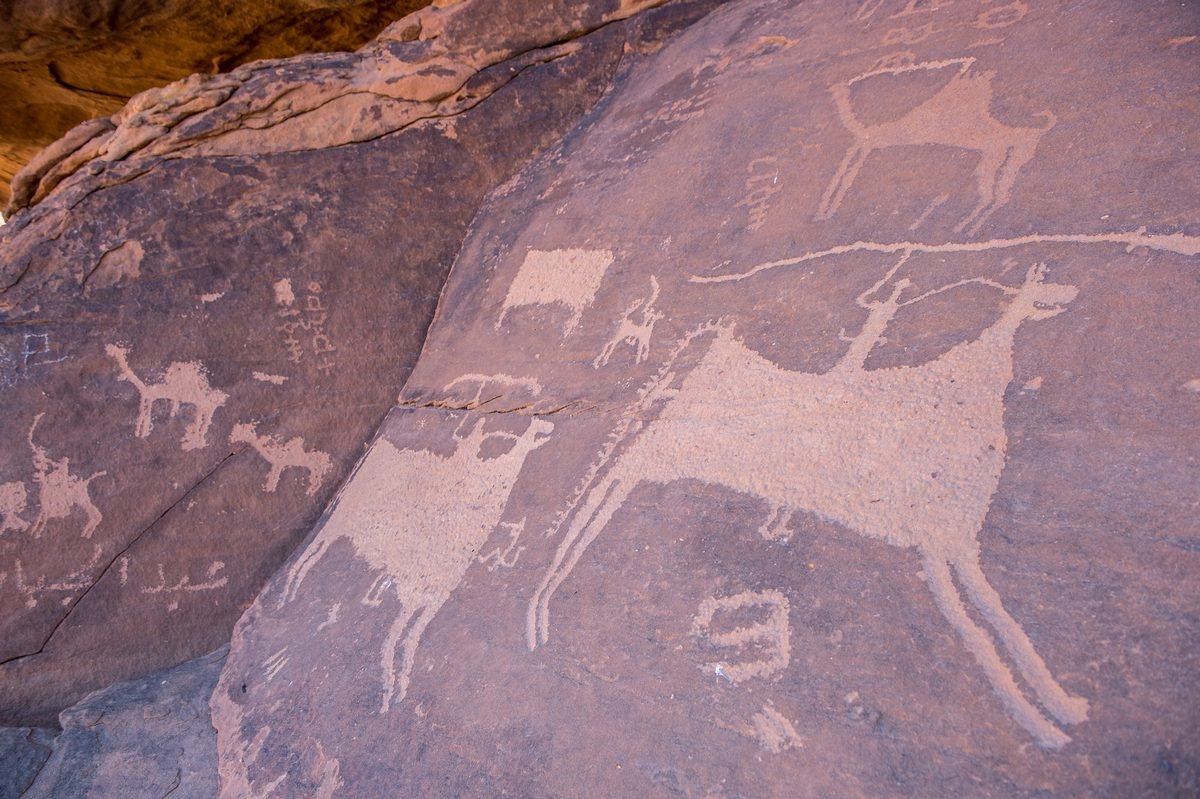
#> input picture photos/jubbah-02.jpg, 1200 x 799 px, found by its file name
$ python thumbs.py
#> lines starting #> are read from the running program, lines starting #| are printed output that depends on the picture
# -*- coding: utf-8 -*-
"""قصّتان من الصورة نفسها: ما تراه الكاميرا، وما في الفهرس.

   عمدًا من مصدرٍ واحد بقصّين مختلفين — فذلك هو ما يفعله النظام: يطابق
   لوحةً واحدة عبر لقطتين غير متطابقتين.

   يشغّل:  python tools/deck/art/thumbs.py
"""
from PIL import Image, ImageEnhance
import os, sys
sys.stdout.reconfigure(encoding='utf-8')

HERE = os.path.dirname(os.path.abspath(__file__))
REPO = os.path.abspath(os.path.join(HERE, os.pardir, os.pardir, os.pardir))
OUT = os.path.join(HERE, os.pardir, 'assets')
SRC = os.path.join(REPO, 'public', 'photos', 'jubbah-02.jpg')
im = Image.open(SRC).convert('RGB')
#> im is the input picture: PIL image 1200x799 RGB; mean R, G, B 150.5, 117.8, 127
W, H = im.size
#> W = 1200; H = 799

def crop43(cx, cy, frac, name):
    """قصٌّ بنسبة 4:3 حول نقطةٍ نسبية، بعرضٍ يساوي frac من الصورة."""
#> called with cx = 0.19, cy = 0.64, frac = 0.3, name = 'thumb-camera.jpg'
    w = int(W * frac)
#> w = 360
    h = int(w * 3 / 4)
#> h = 270
    x = max(0, min(W - w, int(W * cx - w / 2)))
#> x = 48
    y = max(0, min(H - h, int(H * cy - h / 2)))
#> y = 376
    t = im.crop((x, y, x + w, y + h)).resize((640, 480), Image.LANCZOS)
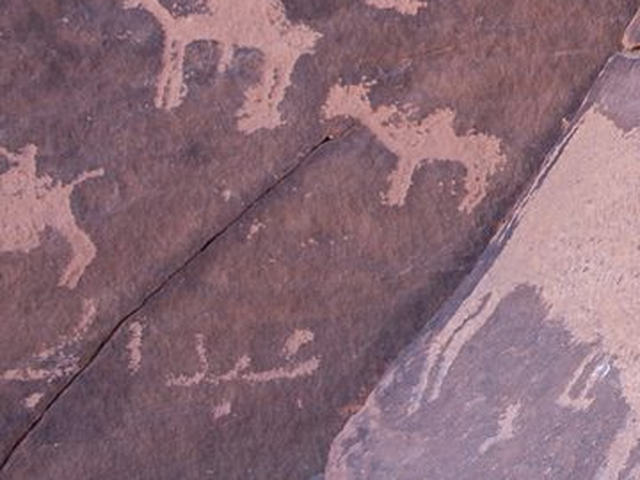
#> t: PIL image 640x480 RGB; mean R, G, B 137.5, 107, 117.8
    # النقوش باهتة في الأصل، وتصغيرُها يزيدها بهتانًا
    t = ImageEnhance.Contrast(t).enhance(1.45)
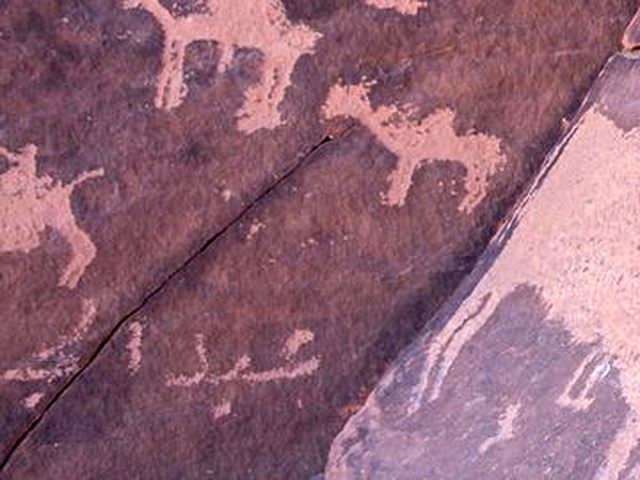
#> t: PIL image 640x480 RGB; mean R, G, B 146.3, 102.1, 117.7
    t = ImageEnhance.Brightness(t).enhance(1.12)
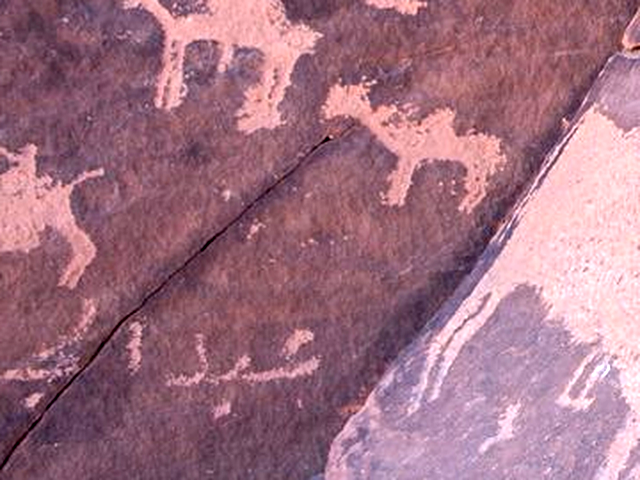
#> t: PIL image 640x480 RGB; mean R, G, B 162, 113.8, 131.3
    p = os.path.join(OUT, name)
    t.save(p, quality=90)
    print(name, t.size, os.path.getsize(p) // 1024, 'KB')
#| thumb-camera.jpg (640, 480) 78 KB

crop43(0.19, 0.64, 0.30, 'thumb-camera.jpg')   # لقطة الزائر: أقرب
crop43(0.24, 0.60, 0.46, 'thumb-index.jpg')    # مرجع الفهرس: أوسع
#> call 2 of crop43, with cx = 0.24, cy = 0.6, frac = 0.46, name = 'thumb-index.jpg'
#> in crop43 (call 2), `t = im.crop((x, y, x + w, y + h)).resize((640, 480), Image.LANCZOS)`:
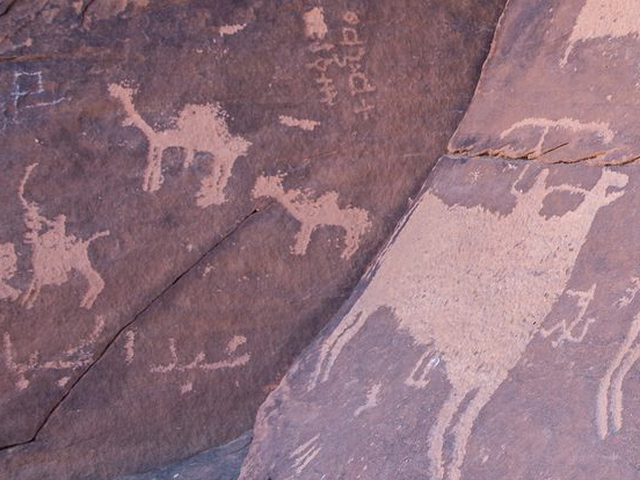
#> t: PIL image 640x480 RGB; mean R, G, B 144, 113.4, 124.1
#> in crop43 (call 2), `t = ImageEnhance.Contrast(t).enhance(1.45)`:
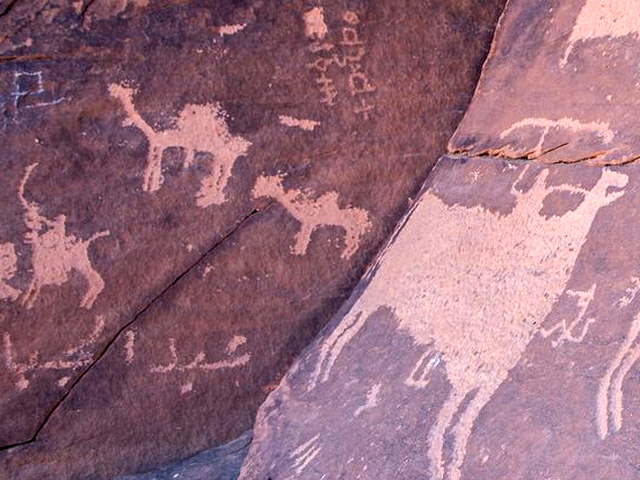
#> t: PIL image 640x480 RGB; mean R, G, B 152.3, 108.2, 123.7
#> in crop43 (call 2), `t = ImageEnhance.Brightness(t).enhance(1.12)`:
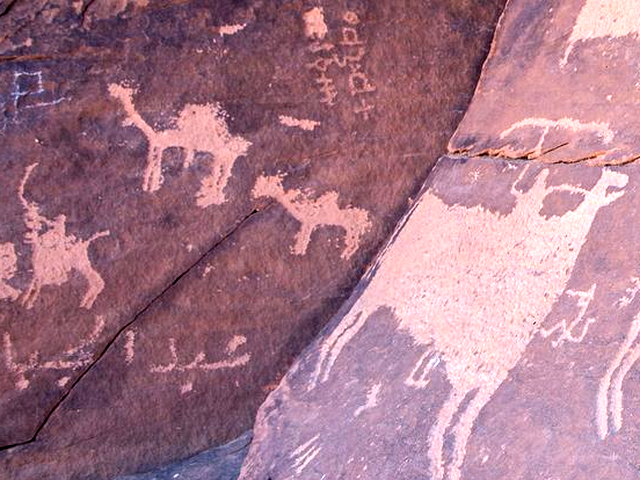
#> t: PIL image 640x480 RGB; mean R, G, B 167.9, 120.7, 138
#| thumb-index.jpg (640, 480) 102 KB

$ run again, with photos/jubbah-01.jpg copied over photos/jubbah-02.jpg
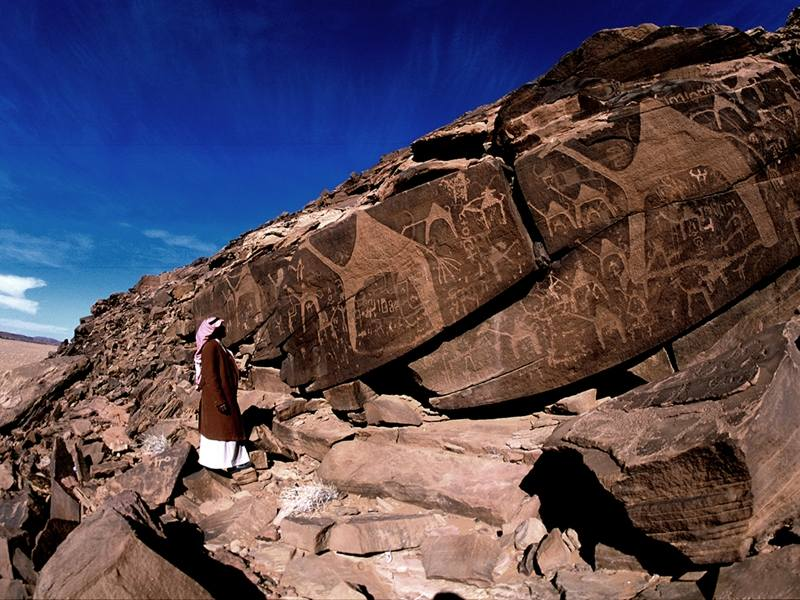
#> input picture photos/jubbah-01.jpg, 800 x 600 px, found by its file name
#> im is the input picture: PIL image 800x600 RGB; mean R, G, B 85.9, 72.9, 85
#| thumb-camera.jpg (640, 480) 100 KB
#> in crop43 (call 2), `t = im.crop((x, y, x + w, y + h)).resize((640, 480), Image.LANCZOS)`:
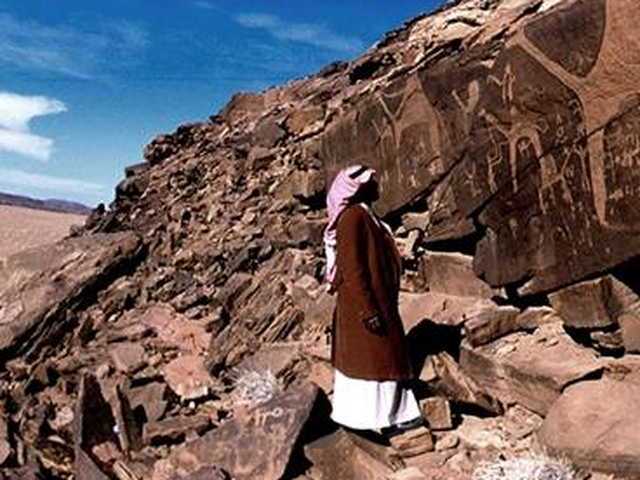
#> t: PIL image 640x480 RGB; mean R, G, B 108.8, 94.4, 93.4
#> in crop43 (call 2), `t = ImageEnhance.Brightness(t).enhance(1.12)`:
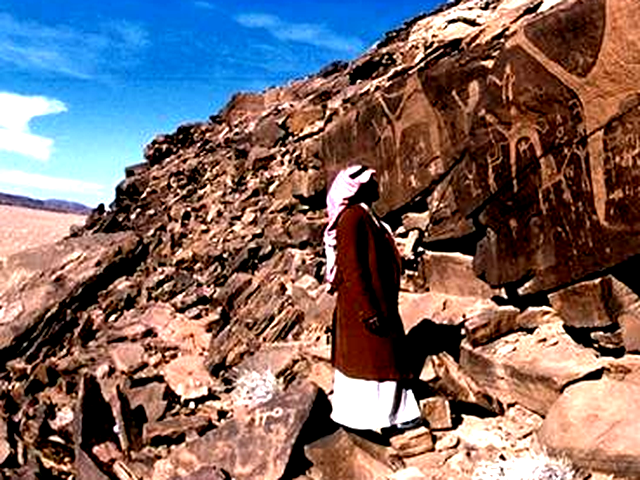
#> t: PIL image 640x480 RGB; mean R, G, B 122.8, 104.9, 104.1
#| thumb-index.jpg (640, 480) 119 KB

$ run again, with photos/aarif-01.jpg copied over photos/jubbah-02.jpg
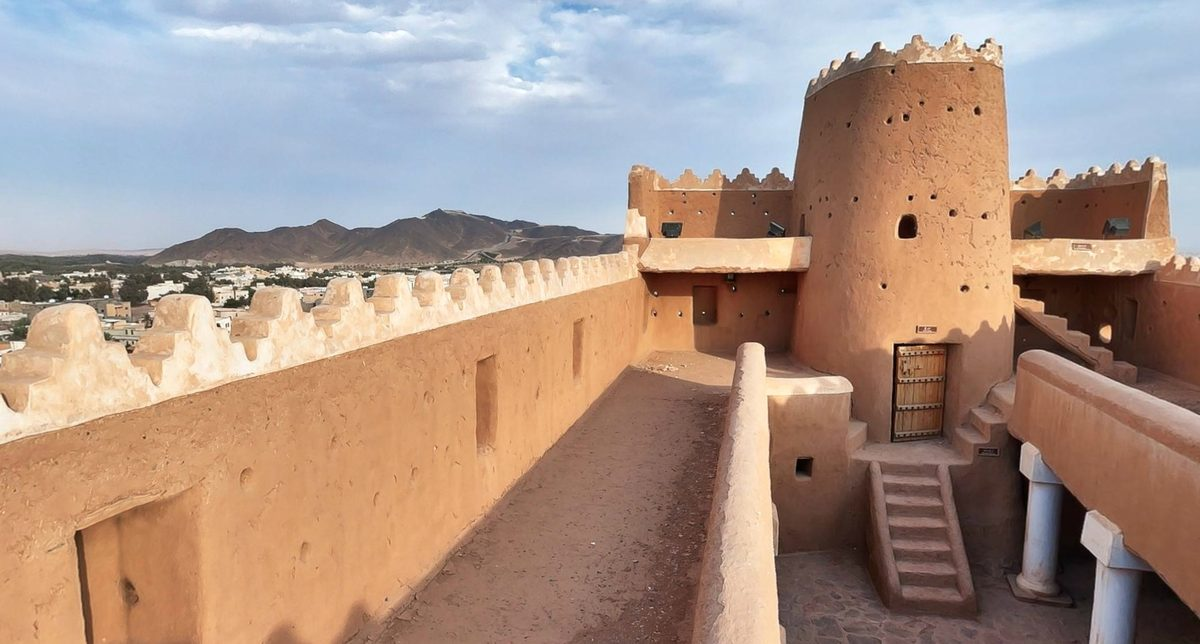
#> input picture photos/aarif-01.jpg, 1200 x 644 px, found by its file name
#> im is the input picture: PIL image 1200x644 RGB; mean R, G, B 169.7, 147.3, 135.4
#| thumb-camera.jpg (640, 480) 63 KB
#> in crop43 (call 2), `t = ImageEnhance.Contrast(t).enhance(1.45)`:
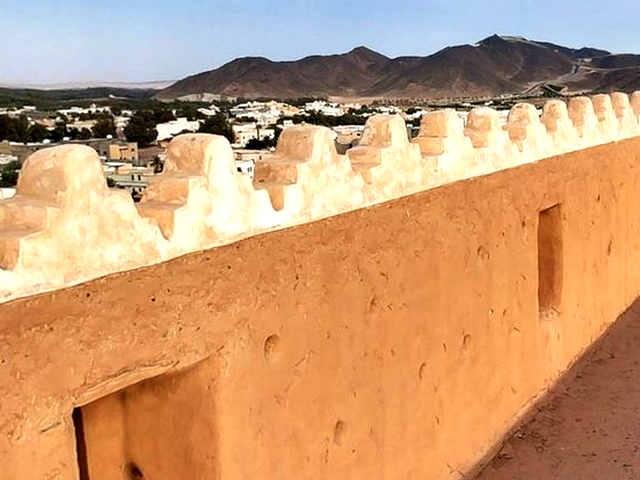
#> t: PIL image 640x480 RGB; mean R, G, B 203, 155.8, 115.5
#> in crop43 (call 2), `t = ImageEnhance.Brightness(t).enhance(1.12)`:
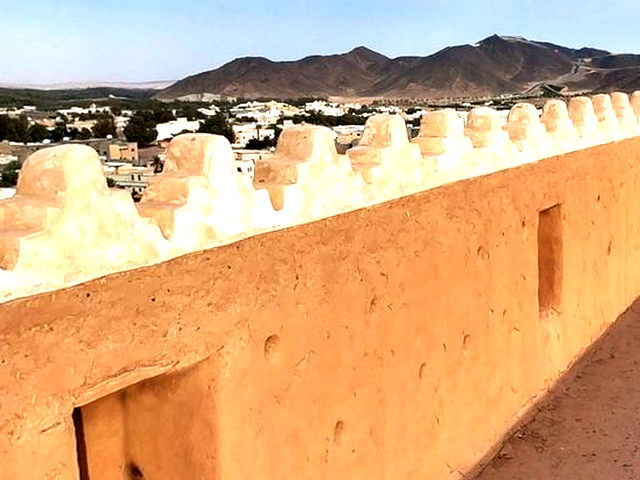
#> t: PIL image 640x480 RGB; mean R, G, B 217.2, 171.7, 127.1
#| thumb-index.jpg (640, 480) 75 KB
